Frame 1 (no input): blank canvas, image omitted
Frame 60 (no input): blank canvas, image omitted
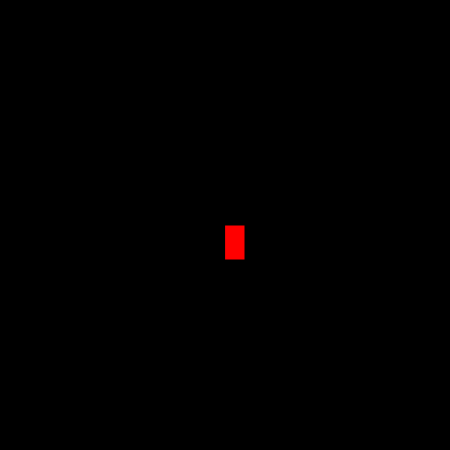
Frame 120 (the mouse pressed at the canvas centre since frame 60)

The p5.js sketch whose frames 1 and 60 were blank and that drew this single picture after the mouse press (run headless with seeded random() and noise() and a simulated clock; from frame 60 on, the mouse is pressed at the canvas centre):

// p5.js sketch
// ── sketch.js
function setup() {
    createCanvas(450, 450);
     background("black"); 
  }
  
  function draw() {
      
     
  
    fill ("red");  stroke ("black");
    
    //console.log (mouseIsPressed);
    
    if (mouseIsPressed) {
    rect( mouseX, mouseY, 20, 35);
    }
  }
